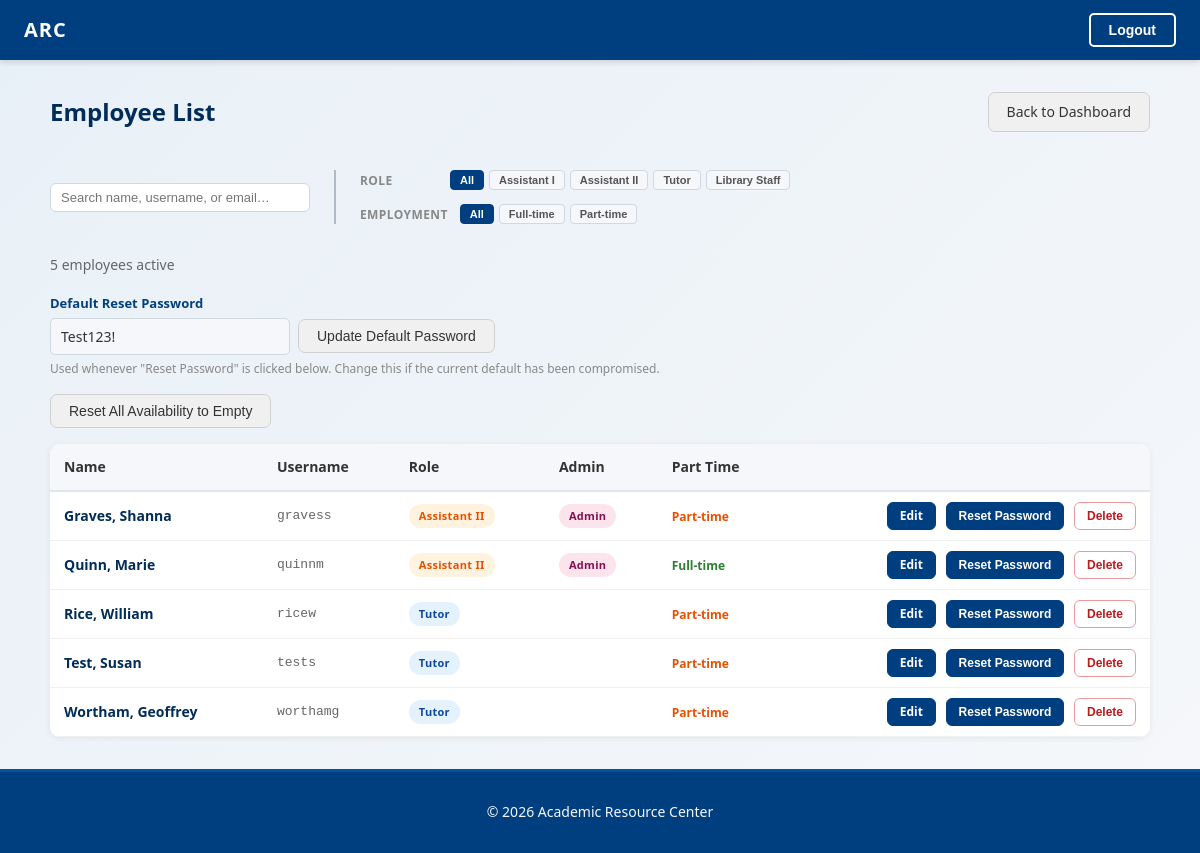
/employees/ (signed in), run on the app's committed database.
### account/models.py (models this page shows, shortened)
class SecuritySettings(models.Model):
    default_password = models.CharField(max_length=128, default='Test123!')
    @classmethod
    def load(cls):
        obj, _ = cls.objects.get_or_create(pk=1)
        return obj

class Employee(AbstractUser):
    class Role(models.TextChoices):
        ASSISTANT_I = 'ASSISTANT_I', 'Assistant I'
        ASSISTANT_II = 'ASSISTANT_II', 'Assistant II'
        TUTOR = 'TUTOR', 'Tutor'
        LIBRARY = 'LIBRARY','Library Staff'
    birthdate = models.DateField(null=True, blank=True)
    part_time = models.BooleanField(default=True)
    role = models.CharField(
        max_length=20,
        choices=Role.choices,
        default=Role.TUTOR,
    )
    is_admin = models.BooleanField(default=False)
    desired_weekly_hours = models.FloatField(
        null=True, blank=True, validators=[MinValueValidator(0)]
    )
    wants_lunch_break = models.BooleanField(default=False)
    availability_override_until = models.DateField(null=True, blank=True)

### account/views.py (the view, shortened to what this page needs)
# urls.py: path('employees/', views.employee_list, name='employee_list'),
@login_required
@user_passes_test(_admin_check)
def employee_list(request):
    employees = (
        Employee.objects
        .filter(is_active=True)
        .order_by('last_name', 'first_name')
    )
    return render(request, 'account/employee_list.html', {
        'employees': employees,
        'role_choices': Employee.Role.choices,
        'default_password': SecuritySettings.load().default_password,
    })

### account/templates/account/employee_list.html (shortened to what this page needs)
{% extends "dashboard/base.html" %}
{% block content %}
<div class="emp-list-container">
  <div class="roster-page-header">
    <h1>Employee List</h1>
    <a href="{% url 'dashboard:dashboard' %}" class="btn btn-secondary">Back to Dashboard</a>
  </div>
  <div class="emp-list-filters">
    <div class="emp-list-filters-search">
      <input
        type="text"
        id="empSearchInput"
        placeholder="Search name, username, or email…"
        class="roster-emp-search"
        autocomplete="off"
      >
    </div>
    <div class="emp-list-filters-divider"></div>
    <div class="emp-list-filters-controls">
      <div class="emp-list-filter-group">
        <span class="emp-list-filter-label">Role</span>
        <div class="roster-role-filters" id="empRoleFilters">
          <button type="button" class="roster-role-btn active" data-role="">All</button>
          {% for value, label in role_choices %}
          <button type="button" class="roster-role-btn" data-role="{{ value }}">{{ label }}</button>
          {% endfor %}
        </div>
      </div>
      <div class="emp-list-filter-group">
        <span class="emp-list-filter-label">Employment</span>
        <div class="roster-role-filters" id="empEmploymentFilters">
          <button type="button" class="roster-role-btn active" data-employment="">All</button>
          <button type="button" class="roster-role-btn" data-employment="full_time">Full-time</button>
          <button type="button" class="roster-role-btn" data-employment="part_time">Part-time</button>
        </div>
      </div>
    </div>
  </div>
  <p class="emp-list-count" id="empListCount">{{ employees|length }} employee{{ employees|length|pluralize }} active</p>
  <form method="post" class="default-password-form" style="margin-bottom: 16px;">
    <label for="defaultPasswordInput" class="form-label">Default Reset Password</label>
    <div style="display:flex; align-items:center; gap:8px;">
      <input
        type="text"
        id="defaultPasswordInput"
        name="default_password"
        value="{{ default_password }}"
        class="form-control"
        style="max-width: 240px;"
        autocomplete="off"
      >
      <button type="submit" class="btn btn-secondary">Update Default Password</button>
    </div>
    <p class="reg-help">Used whenever "Reset Password" is clicked below. Change this if the current default has been compromised.</p>
  </form>
  {% if request.user.username == 'gravess' %}
  <form method="post" action="{% url 'account:reset_all_availability' %}" style="margin-bottom: 16px;"
        onsubmit="return confirm('Reset ALL employees availability to empty?\n\nThis will delete any existing availability for every employee.\n\nThis cannot be undone.');">
    <button type="submit" class="btn btn-secondary">Reset All Availability to Empty</button>
  </form>
  {% endif %}
  <div class="emp-list-table-wrap">
    <table class="emp-list-table">
      <thead>
        <tr>
          <th>Name</th>
          <th>Username</th>
          <th>Role</th>
          <th>Admin</th>
          <th>Part Time</th>
          <th></th>
        </tr>
      </thead>
      <tbody id="empListBody">
        {% for emp in employees %}
        <tr class="emp-list-row"
            data-search="{{ emp.first_name }} {{ emp.last_name }} {{ emp.username }} {{ emp.email }}"
            data-role="{{ emp.role }}"
            data-employment="{% if emp.part_time %}part_time{% else %}full_time{% endif %}">
          <td class="emp-name">{{ emp.last_name }}, {{ emp.first_name }}</td>
          <td class="emp-username">{{ emp.username }}</td>
          <td>
            <span class="role-badge role-{{ emp.role|lower }}">{{ emp.get_role_display }}</span>
          </td>
          <td>{% if emp.is_admin %}<span class="role-badge role-admin">Admin</span>{% endif %}</td>
          <td>{% if emp.part_time %}<span class="emp-parttime">Part-time</span>{% else %}<span class="emp-fulltime">Full-time</span>{% endif %}</td>
          <td class="emp-actions">
            <a href="{% url 'account:edit_employee' emp.pk %}" class="btn-action btn-action-edit">Edit</a>
            <form method="post" action="{% url 'account:reset_employee_password' emp.pk %}" class="inline-form"
                  onsubmit="return confirm('Reset {{ emp.first_name }} {{ emp.last_name }}\'s password to the default?');">
              <button type="submit" class="btn-action btn-action-edit">Reset Password</button>
            </form>
            <form method="post" class="inline-form"
                  onsubmit="return confirm('Permanently delete {{ emp.first_name }} {{ emp.last_name }}?\n\nThis will also delete all of their schedule entries and availability.\n\nThis cannot be undone.');">
              <button type="submit" class="btn-action btn-action-delete">Delete</button>
            </form>
          </td>
        </tr>
        {% empty %}
        <tr><td colspan="6" class="emp-list-empty">No active employees found.</td></tr>
        {% endfor %}
      </tbody>
    </table>
  </div>
</div>
{% endblock %}

### dashboard/templates/dashboard/base.html (shortened to what this page needs)
{% load static %}
<!DOCTYPE html>
<html lang="en">
<head>
    <link rel="stylesheet" href="{% static 'account/css/styles.css' %}">
</head>
<body>
    <nav class="navbar">
        <a href="{% url 'dashboard:dashboard' %}" class="navbar-logo">
            <span class="logo-placeholder">ARC</span>
        </a>
        <div class="navbar-auth">
            {% if user.is_authenticated %}
                <form method="post" action="{% url 'account:logout' %}" class="button-form">
                    <button type="submit" class="nav-btn nav-btn-logout">Logout</button>
                </form>
            {% else %}
                <a href="{% url 'account:login' %}" class="nav-btn nav-btn-login">Login</a>
            {% endif %}
        </div>
    </nav>
    <main>
        {% block content %}
        {% endblock %}
    </main>
    <footer class="footer">
        <p>&copy; {% now "Y" %} Academic Resource Center</p>
    </footer>
</body>
</html>

### data on the page
SecuritySettings: default_password "Test123!"
Employee: last_name "Graves", first_name "Shanna", username "gravess", role "Assistant II", is_admin "Admin", part_time "Part-time"
Employee: last_name "Quinn", first_name "Marie", username "quinnm", role "Assistant II", is_admin "Admin", part_time "Full-time"
Employee: last_name "Rice", first_name "William", username "ricew", role "Tutor", part_time "Part-time"
Employee: last_name "Test", first_name "Susan", username "tests", role "Tutor", part_time "Part-time"
Employee: last_name "Wortham", first_name "Geoffrey", username "worthamg", role "Tutor", part_time "Part-time"

### other printed values
{{ label }} "Assistant I" "Assistant II" "Tutor" "Library Staff"
{{ employees|length }} "5"
